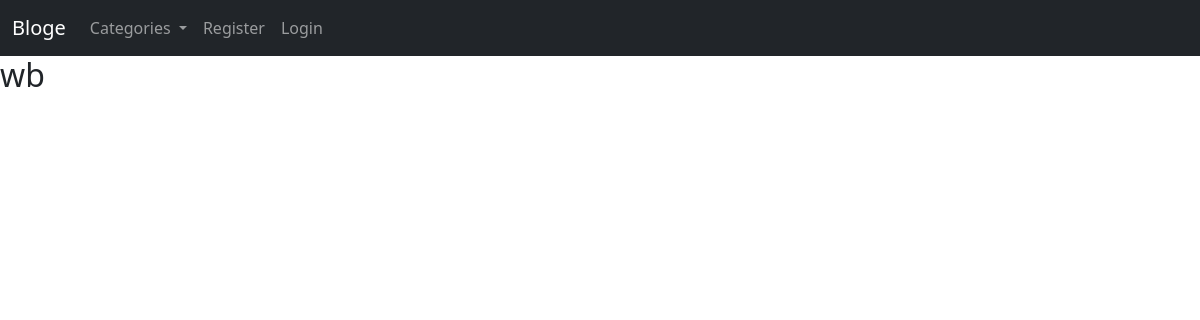
The page /category/wb on the database as committed earlier.
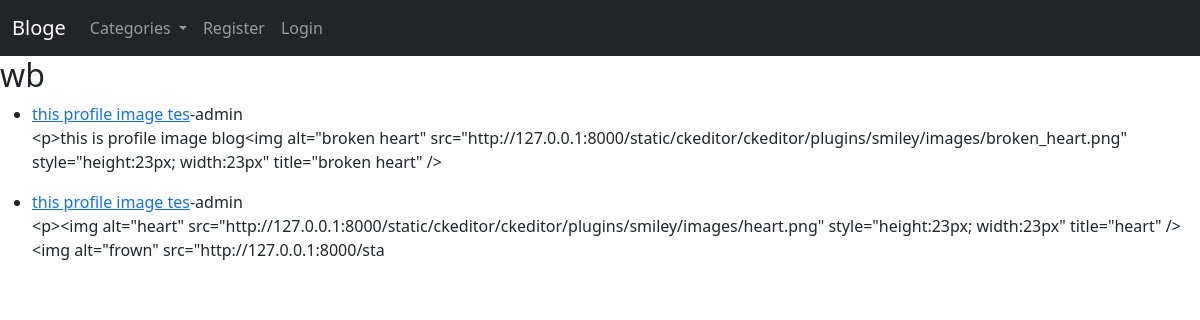
The same page on the database as committed later.
### myblog/models.py (models this page shows, shortened)
class Post(models.Model):
    title = models.CharField(max_length=255)
    title_tag = models.CharField(max_length=255)
    header_image=models.ImageField(null=True, blank=True, upload_to="images/")
    author = models.ForeignKey(User, on_delete=models.CASCADE)
    category = models.ForeignKey(Category,
                                 on_delete=models.SET_DEFAULT,
                                 default=1)
    snippet = models.CharField(max_length=255, default="Click Link Above To Read Blog......")
    body = RichTextField(blank=True, null=True)
    post_date = models.DateField(auto_now_add=True)
    likes = models.ManyToManyField(User, related_name='blog_posts')
    def __str__(self):
        return self.title + " | " + str(self.author)

### myblog/views.py (the view)
# urls.py: path("category/<str:category_name>", CategoryView, name="category-detail"),
def CategoryView(request, category_name):
    category_name=category_name.replace("-", " ")
    category = Category.objects.get(name=category_name)
    print(category)
    posts = Post.objects.filter(category=category)
    print(posts)
    context = {"category": category, "posts": posts}
    return render(request, "categories.html", context)

### ablog/context_processors.py (called while the page is built)
def add_variable_to_context(request):
    return {
        "categories": Category.objects.order_by("id").all(),
    }

### myblog/models.py (called while the page is built)
    def __str__(self):
        return self.name

### myblog/templates/categories.html (shortened to what this page needs)
{% extends 'base.html' %} {% block content %}
<h2>{{ category }}</h2>
<ul>
  {% for post in posts %}
  <li>
    <a href="{% url 'post-detail' post.pk %}">{{post.title}}</a>-{{post.author}}
    <p>{{ post.body| slice:":200" }}</p>
  </li>
  {% endfor %}
</ul>
{% endblock %}

Rows that differ between the two databases and show on the page:
added Post: title "this profile image tes", author "admin", body "<p>this is profile image blog<img alt=\"broken heart\" src=\"http://127.0.0.1:8000/static/ckeditor/ckeditor/plugins/smiley/images/broken_heart.png\" style=\"height:23px; width:23px\" title=\"broken heart\" />"
added Post: title "this profile image tes", author "admin", body "<p><img alt=\"heart\" src=\"http://127.0.0.1:8000/static/ckeditor/ckeditor/plugins/smiley/images/heart.png\" style=\"height:23px; width:23px\" title=\"heart\" /><img alt=\"frown\" src=\"http://127.0.0.1:8000/sta"
